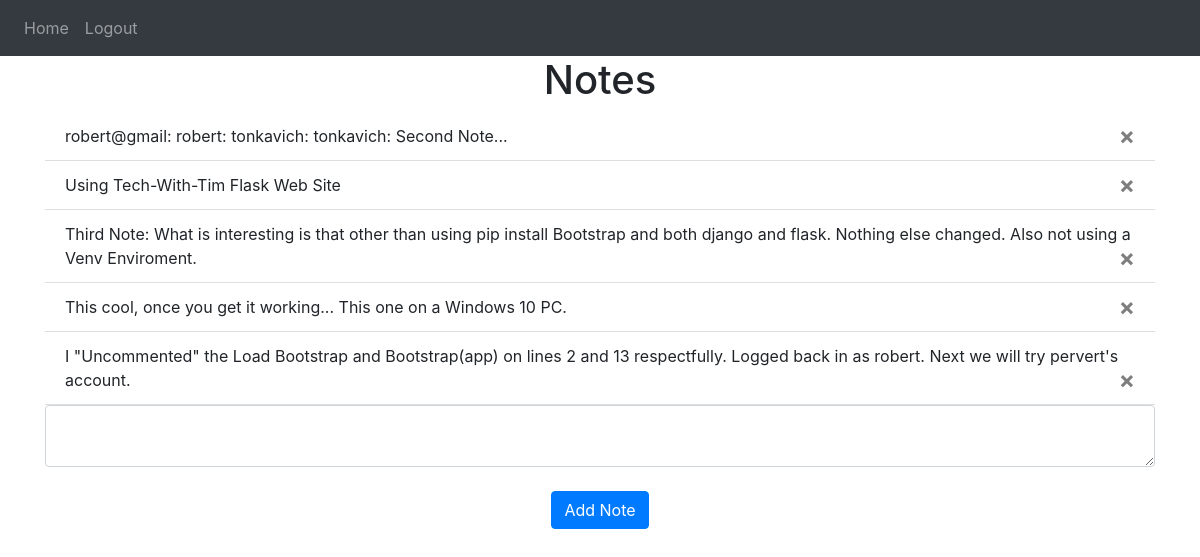
The app's page / (signed in) with its own data.
### website/models.py (models this page shows)
class Note(db.Model):
    id = db.Column(db.Integer, primary_key=True)
    data = db.Column(db.String(10000))
    date = db.Column(db.DateTime(timezone=True), default=func.now())
    user_id = db.Column(db.Integer, db.ForeignKey('user.id'))

### website/views.py (the view, shortened to what this page needs)
@views.route('/', methods=['GET', 'POST'])
@login_required
def home():
    return render_template("home.html", user=current_user)

### website/__init__.py (called while the page is built)
def create_app():
    app = Flask(__name__)
    Bootstrap(app) # my add
    app.config['SECRET_KEY'] = 'hjshjhdjah kjshkjdhjs'
    app.config['SQLALCHEMY_DATABASE_URI'] = f'sqlite:///{DB_NAME}'
    db.init_app(app)
    from .views import views
    from .auth import auth
    app.register_blueprint(views, url_prefix='/')
    app.register_blueprint(auth, url_prefix='/')
    from .models import User, Note
    create_database(app)
    login_manager = LoginManager()
    login_manager.login_view = 'auth.login'
    login_manager.init_app(app)
    @login_manager.user_loader
    def load_user(id):  # per VSC an Unused Variable "load_user"
        return User.query.get(int(id))
    return app

### website/templates/home.html
{% extends "base.html" %} {% block title %}Home{% endblock %} {% block content
%}
<h1 align="center">Notes</h1>
<ul class="list-group list-group-flush" id="notes">
  {% for note in user.notes %}
  <li class="list-group-item">
    {{ note.data }}
    <button type="button" class="close" onClick="deleteNote({{ note.id }})">
      <span aria-hidden="true">&times;</span>
    </button>
  </li>
  {% endfor %}
</ul>
<form method="POST">
  <textarea name="note" id="note" class="form-control"></textarea>
  <br />
  <div align="center">
    <button type="submit" class="btn btn-primary">Add Note</button>
  </div>
</form>
{% endblock %}

### website/templates/base.html (shortened to what this page needs)
<!DOCTYPE html>
<html>
  <head>
    <link
      rel="stylesheet"
      href="https://stackpath.bootstrapcdn.com/bootstrap/4.4.1/css/bootstrap.min.css"
    />
    <link
      rel="stylesheet"
      href="https://stackpath.bootstrapcdn.com/font-awesome/4.7.0/css/font-awesome.min.css"
    />
  </head>
  <body>
    <nav class="navbar navbar-expand-lg navbar-dark bg-dark">
      <div class="collapse navbar-collapse" id="navbar">
        <div class="navbar-nav">
          {% if user.is_authenticated %}
          <a class="nav-item nav-link" id="home" href="/">Home</a>
          <a class="nav-item nav-link" id="logout" href="/logout">Logout</a>
          {% else %}
          <a class="nav-item nav-link" id="login" href="/login">Login</a>
          <a class="nav-item nav-link" id="signUp" href="/sign-up">Sign Up</a>
          {% endif %}
        </div>
      </div>
    </nav>
    <div class="container">{% block content %} {% endblock %}</div>
  </body>
</html>

### records on screen
Note: data "robert@gmail: robert: tonkavich: tonkavich: Second Note..."
Note: data "Using Tech-With-Tim Flask Web Site"
Note: data "Third Note: What is interesting is that other than using pip install Bootstrap and both django and flask. Nothing else changed. Also not using a Venv Enviroment."
Note: data "This cool, once you get it working... This one on a Windows 10 PC."
Note: data "I \"Uncommented\" the Load Bootstrap and Bootstrap(app) on lines 2 and 13 respectfully. Logged back in as robert. Next we will try pervert's account."
